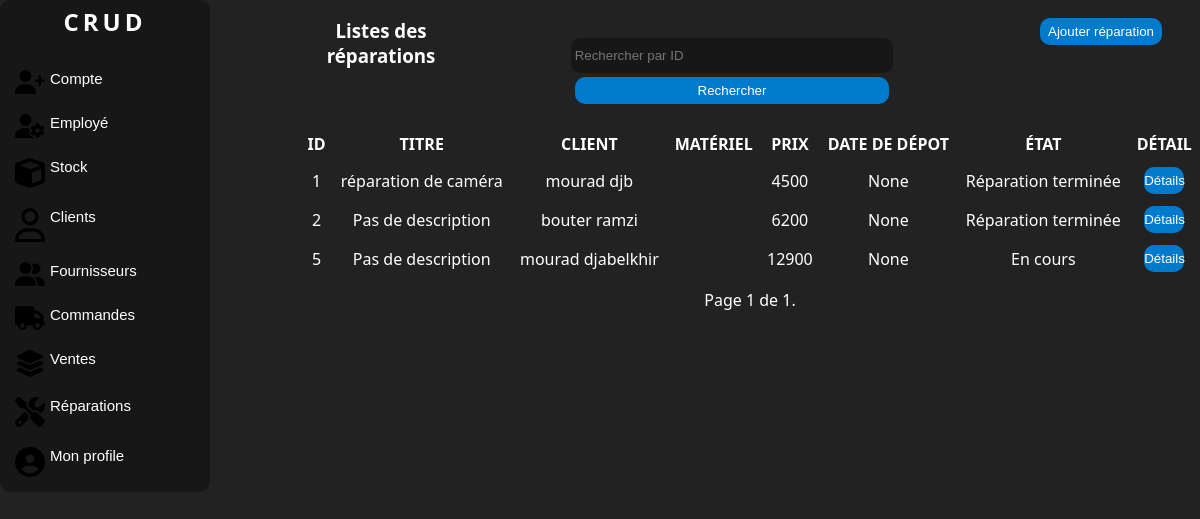
The page /reparations/ (signed in) on the database as committed earlier.
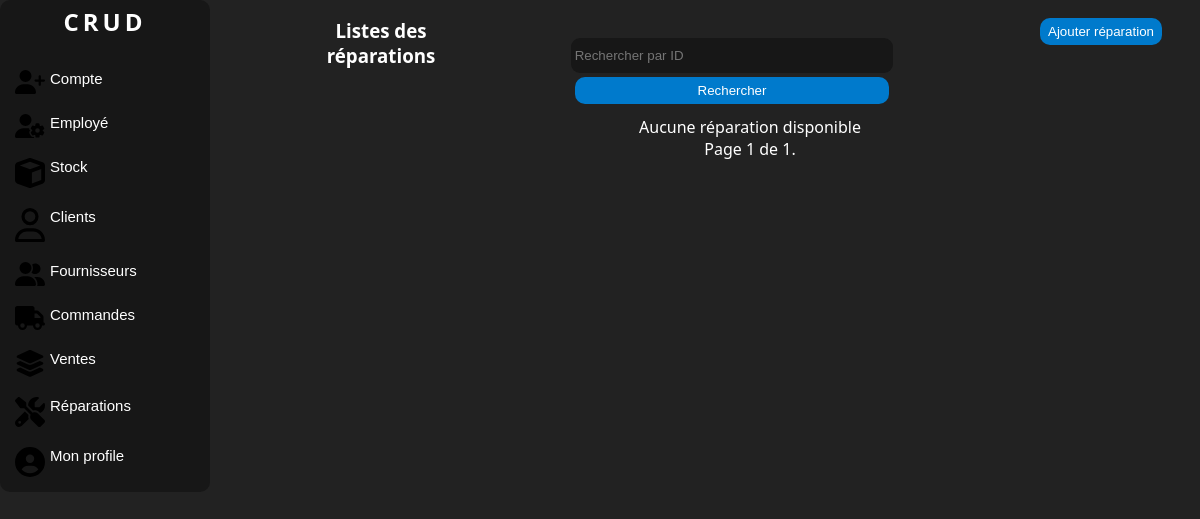
The same page on the database as committed later.
### manager/models.py (models this page shows, shortened)
class Repair(models.Model):
    STATE_CHOICES = [
        ('En cours', 'En cours'),
        ('Terminé', 'Terminé')
    ]
    title = models.CharField(max_length=100, default='Pas de description',db_column='Titre')
    description = models.TextField(db_column='Description')
    state = models.CharField(max_length=20, choices=STATE_CHOICES, default='En cours', db_column='État')
    hardware = models.OneToOneField('HardwareToRepair', db_column='Matériel',on_delete=models.CASCADE)
    deposit_date = models.DateField(auto_now_add=True, db_column='Date de dépôt')
    delivery_date = models.DateField(null=True, blank=True, db_column='Date de remise')
    client = models.ForeignKey(Client, on_delete=models.SET_NULL, null=True, blank=True, db_column='Client')
    prepayment = models.PositiveIntegerField(db_column='Acompte',default=0)
    repair_price = models.PositiveIntegerField(db_column='Prix de réparation',default=0)
    class Meta:
        db_table = 'Réparation'

class Client(models.Model):
    first_name = models.CharField(max_length=100, db_column='Prénom')
    last_name = models.CharField(max_length=100, db_column='Nom')
    phone = PhoneNumberField(unique=True, region='DZ', db_column='Téléphone')
    email = models.EmailField(unique=True, db_column='Email')
    address = models.TextField(db_column='Adresse')
    def __str__(self):
        return f"{self.first_name} {self.last_name}"
    class Meta:
        db_table = 'Client'

### manager/views.py (the view)
# urls.py: path('reparations/', views.RepairListView.as_view(), name='repair-list'),
class RepairListView(LoginRequiredMixin, ListView):
    model = Repair
    template_name = 'listereparation.html'
    context_object_name = 'repairs'
    paginate_by = 7
    form_class = FilterForm
    def get_queryset(self):
        queryset = super().get_queryset()
        query = self.request.GET.get('query')
        if query:
            queryset = queryset.filter(id=query)
        return queryset
    def get_context_data(self, **kwargs):
        context = super().get_context_data(**kwargs)
        context['form'] = FilterForm(self.request.GET)
        return context

### manager/forms.py
class FilterForm(forms.Form):
    query = forms.IntegerField(label='', required=False,
                               widget=forms.TextInput(attrs={'placeholder': 'Rechercher par ID'}))

### manager/templatetags/auth_extras.py (called while the page is built)
@register.filter(name='has_group')
def has_group(user, group_name):
    group = Group.objects.get(name=group_name)
    return True if group in user.groups.all() else False

### manager/templates/listereparation.html (shortened to what this page needs)
{% load static %}
{% load auth_extras %}
<!DOCTYPE html>
<html lang="en">
<head>
    <link rel="stylesheet" href="{% static 'css/style.css' %}">
    <link rel="stylesheet" href="{% static 'css/accueil.css' %}">
</head>
<body>
<div class="corp">
    <div class="nav">
        <div class="logo">
            <a href="{% url 'home' %}" class="link"><h2>CRUD</h2></a>
        </div>
        <br>
        {% if request.user|has_group:"Admin" %}
        <button class="value">
            <a class="link" href="{% url 'account-list' %}"> Compte </a>
        </button>
        <button class="value">
            <a class="link" href="{% url 'employee-list' %}">Employé </a>
        </button>
        {% endif %}
        <button class="value">
            <a class="link" href="{% url 'products-list' %}"> Stock </a>
        </button>
        <button class="value">
            <a class="link" href="{% url 'client-list' %}"> Clients </a>
        </button>
        <button class="value">
            <a class="link" href="{% url 'supplier-list' %}"> Fournisseurs </a>
        </button>
        <button class="value">
            <a class="link" href="{% url 'purchase-order-list' %}">Commandes </a>
        </button>
        <button class="value">
            <a class="link" href="{% url 'sale-list' %}">Ventes </a>
        </button>
        <button class="value">
            <a class="link" href="{% url 'repair-list' %}"> Réparations </a>
        </button>
        <button class="value">
            <a class="link" href="{% url 'dashboard' %}"> Mon profile </a>
        </button>
    </div>
    <div class="liste">
        <div class="c1">
            <div class="colone1"><h3>Listes des réparations</h3></div>
            <div class="colone1">
                <form method="GET" action="">
                    {{ form }}
                    <button class="button" type="submit">Rechercher</button>
                </form>
            </div>
            <div class="colone1">
                <button class="button"><a href="{% url 'add-repair' %}" class="link">Ajouter réparation</a></button>
            </div>
        </div>
        <div class="c2">
            {% if repairs %}
            <table>
                <tr>
                    <th>Id</th>
                    <th>Titre</th>
                    <th>Client</th>
                    <th>Matériel</th>
                    <th>Prix</th>
                    <th>Date de dépot</th>
                    <th>État</th>
                    <th>Détail</th>
                </tr>
                {% for repair in repairs %}
                <tr>
                    <td>{{ repair.id }}</td>
                    <td>{{ repair.title }}</td>
                    <td>{{ repair.client }}</td>
                    <td>{{ repair.hardware }}</td>
                    <td>{{ repair.repair_price }}</td>
                    <td>{{ repair.deposit_date }}</td>
                    <td>{{ repair.state }}</td>
                    <td>
                        <button class="button" id="detai" onclick="location.href='{% url 'repair-detail' repair.id %}';">Détails</button>
                    </td>
                </tr>
                {% endfor %}
            </table>
            {% else %}
            <p>Aucune réparation disponible</p>
            {% endif %}
            <div class="pagination">
                <span class="step-links">
                    <span class="current">
                        Page {{ page_obj.number }} de {{ page_obj.paginator.num_pages }}.
                    </span>
                </span>
            </div>
        </div>
    </div>
</div>
</body>
</html>

### manager/static/css/style.css (style rules this page uses)
* { padding: 0; margin: 0; }
body { background:#222 ; color: #fff; font-family:system-ui ; }
.corp { display: grid; grid-template-columns: 25% 75%; }
form { margin: auto; text-align: center; padding: 3%; }
input { width: 62%; height: 27px; outline: none; border: none; background: #111111a7; margin: 4px 0px; border-radius:9px ; padding: 4px; color:#fff; }
.button { width: 62%; height: 27px; border-radius:10px ; border: none; cursor: pointer; background: #007acc; color: white; transition: 0.7s; }
.nav { display: flex; flex-direction: column; width: 200px; background: #111111a7 ; justify-content: center; border-radius: 10px; transition: 1s; padding: 5px; overflow: hidden; }
.liste { text-align: center; display: grid; grid-template-rows: 20% 80%; }
.c1 { margin-top: 2%; display: grid; grid-template-columns: 18% 60% 22%; }
.c2 { margin-top: 2%; }

### manager/static/css/accueil.css (style rules this page uses)
* { padding: 0; margin: 0; }
body { background:#222 ; color: #fff; font-family:system-ui ; }
.link { text-decoration: none; color: white; }
.logo { text-align: center; letter-spacing: 4px; }
.value { font-size: 15px; background-color: transparent; border: none; padding: 10px; color: white; display: flex; position: relative; gap: 5px; cursor: pointer; border-radius: 10px; transition: 1s; box-sizing: border-box; }
.value::before { content: ""; position: absolute; top: 5px; left: -15px; width: 5px; height: 100%; background-color:#007acc ; border-radius: 5px; opacity: 0; transition: 1s; }
.value svg { width: 30px; }

Rows that differ between the two databases and show on the page:
removed Repair: id "1", title "réparation de caméra", client "mourad djb", repair_price "4500", deposit_date "None", state "Réparation terminée"
removed Repair: id "2", title "Pas de description", client "bouter ramzi", repair_price "6200", deposit_date "None", state "Réparation terminée"
removed Repair: id "5", title "Pas de description", client "mourad djabelkhir", repair_price "12900", deposit_date "None", state "En cours"
Other text that changed with them:
text no longer shown: "ID TITRE CLIENT MATÉRIEL PRIX DATE DE DÉPOT ÉTAT DÉTAIL"
text now shown: "Aucune réparation disponible"
